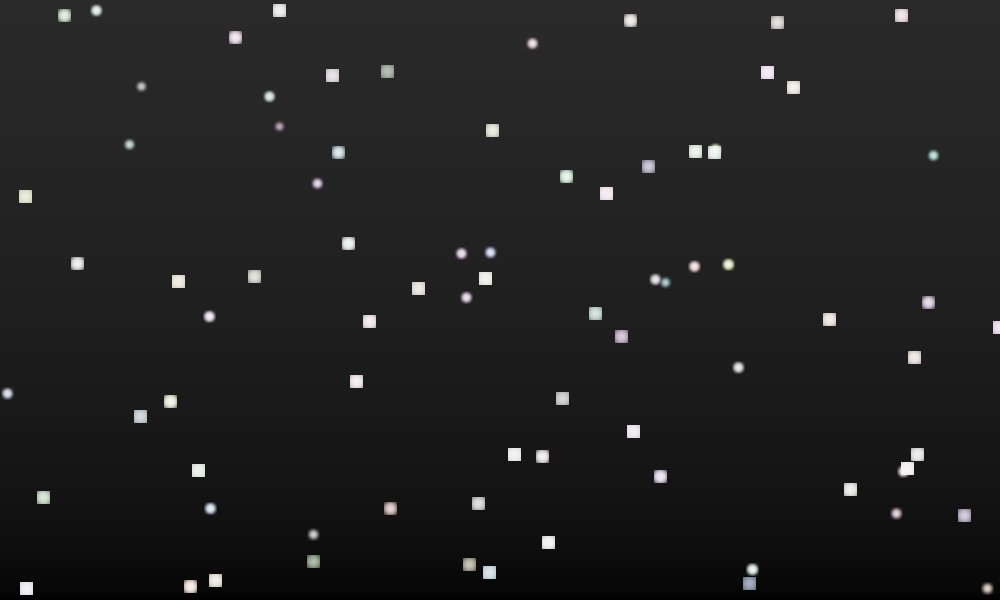
#> input picture COL783/A2/Submission Files/Testcases/Q2_SYNTH.png, 1000 x 600 px, found by its file name
$ python q2.py
#> lines starting #> are read from the running program, lines starting #| are printed output that depends on the picture; after the words box and inside, x2 and y2 are one past the last pixel; in counts of white or black regions, pixels touching at a corner belong together; long printed decimals are rounded
import os
import cv2
import numpy as np
import matplotlib.pyplot as plt
import time
import math
from typing import List
import argparse

def ensure_dir(p: str):
    os.makedirs(p, exist_ok=True)

def save_gray(path: str, arr: np.ndarray):
    a = np.clip(arr, 0.0, None)
    if a.max() > 1e-12:
        a = a / (a.max())
    a8 = (255.0 * a).astype(np.uint8)
    cv2.imwrite(path, a8)

def save_rgb(path: str, arr: np.ndarray):
    a = np.clip(arr, 0.0, 1.0)
    a8 = (255.0 * a).astype(np.uint8)
    cv2.imwrite(path, cv2.cvtColor(a8, cv2.COLOR_RGB2BGR))

def make_star_psf(size: int = 200, num_spikes: int = 5, outer_r: int = 70, inner_r: int = 30) -> np.ndarray:
#> called with size = 200, num_spikes = 5, outer_r = 70, inner_r = 30
    canvas = np.zeros((size, size), dtype=np.uint8)
    cx, cy = size // 2, size // 2
    angles = np.linspace(0, 2 * math.pi, num_spikes * 2, endpoint=False)
    radii = np.empty_like(angles)
    radii[::2] = outer_r
    radii[1::2] = inner_r
    pts = np.stack([
        cx + (radii * np.cos(angles)),
        cy + (radii * np.sin(angles))
    ], axis=1).astype(np.int32)
    cv2.fillPoly(canvas, [pts], 255)
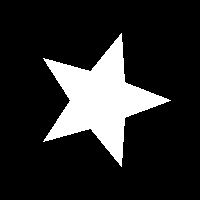
#> canvas: shape (200, 200); 16% white; 1 white region, box (x1, y1, x2, y2) and area: (43, 33, 171, 167) 6397
    h = canvas.astype(np.float32) / 255.0
    if h.sum() > 0:
        h = h / h.sum()
    return h.astype(np.float32)

def resize_and_normalize_psfs(h: np.ndarray, sizes: List[int]) -> List[np.ndarray]:
    out = []
    for s in sizes:
        resized = cv2.resize(h, (s, s), interpolation=cv2.INTER_AREA)
        if resized.sum() == 0:
            psf = resized.astype(np.float32)
        else:
            psf = (resized / resized.sum()).astype(np.float32)
        out.append(psf)
    return out

def gamma_correction(img: np.ndarray, gamma: float) -> np.ndarray:
    return np.power(img, gamma)

def mirror_pad_2d(img: np.ndarray, pad_h: int, pad_w: int) -> np.ndarray:
    return np.pad(img, ((pad_h, pad_h), (pad_w, pad_w)), mode='reflect')

# Spatial convolution using cv2.filter2D but fliping the kernel for convolution semantics
def spatial_blur_channel(img: np.ndarray, psf: np.ndarray, borderType=cv2.BORDER_REFLECT) -> np.ndarray:
    psf_conv = np.flipud(np.fliplr(psf)).astype(np.float32)
    out = cv2.filter2D(img.astype(np.float32), -1, psf_conv, borderType=borderType)
    out = np.clip(out, 0.0, None)
    out = np.nan_to_num(out, nan=0.0, posinf=1.0, neginf=0.0)
    return out

def spatial_blur_color(img_rgb: np.ndarray, psf: np.ndarray, gamma: float = 2.2) -> np.ndarray:
    img_lin = gamma_correction(img_rgb, 1.0 / gamma)
    out = np.zeros_like(img_lin)
    for c in range(3):
        out[..., c] = spatial_blur_channel(img_lin[..., c], psf)
    out = np.clip(out, 0.0, None)
    out = np.nan_to_num(out, nan=0.0, posinf=1.0, neginf=0.0)
    out = gamma_correction(out, gamma)
    out = np.clip(out, 0.0, 1.0)
    return out

def frequency_blur_channel(img: np.ndarray, psf: np.ndarray) -> np.ndarray:
    h, w = img.shape
    ph, pw = psf.shape
    pad_h = ph // 2
    pad_w = pw // 2
    img_padded = mirror_pad_2d(img, pad_h, pad_w)
    padded_h, padded_w = img_padded.shape
    H_pad = np.zeros((padded_h, padded_w), dtype=np.float32)
    cy = (padded_h - ph) // 2
    cx = (padded_w - pw) // 2
    H_pad[cy:cy + ph, cx:cx + pw] = psf.astype(np.float32)
    H_for_fft = np.fft.ifftshift(H_pad)
    F = np.fft.fft2(img_padded)
    H = np.fft.fft2(H_for_fft)
    G = F * H
    g_padded = np.fft.ifft2(G).real
    g = g_padded[pad_h:pad_h + h, pad_w:pad_w + w]
    g = np.real(g).astype(np.float32)
    g = np.clip(g, 0.0, None)
    g = np.nan_to_num(g, nan=0.0, posinf=1.0, neginf=0.0)
    return g

def frequency_blur_color(img_rgb: np.ndarray, psf: np.ndarray, gamma: float = 2.2, show_intermediate: bool = False) -> np.ndarray:
    img_lin = gamma_correction(img_rgb, 1.0 / gamma)
    out = np.zeros_like(img_lin)
    for c in range(3):
        out[..., c] = frequency_blur_channel(img_lin[..., c], psf)
    out = np.clip(out, 0.0, None)
    out = np.nan_to_num(out, nan=0.0, posinf=1.0, neginf=0.0)
    out = gamma_correction(out, gamma)
    out = np.clip(out, 0.0, 1.0)

    if show_intermediate:
        img_chan = img_lin[..., 0]
        ph, pw = psf.shape
        pad_h, pad_w = ph // 2, pw // 2
        img_padded = mirror_pad_2d(img_chan, pad_h, pad_w)
        padded_h, padded_w = img_padded.shape
        H_pad = np.zeros((padded_h, padded_w), dtype=np.float32)
        cy = (padded_h - ph) // 2
        cx = (padded_w - pw) // 2
        H_pad[cy:cy + ph, cx:cx + pw] = psf
        H_for_fft = np.fft.ifftshift(H_pad)
        F = np.fft.fft2(img_padded)
        H = np.fft.fft2(H_for_fft)
        G = F * H
        g_padded = np.fft.ifft2(G).real
        g = g_padded[pad_h:pad_h + img_chan.shape[0], pad_w:pad_w + img_chan.shape[1]]

        plt.figure(figsize=(15, 8))
        plt.subplot(2, 4, 1); plt.imshow(img_chan, cmap='gray'); plt.title('f: Original (chan 0)'); plt.axis('off')
        plt.subplot(2, 4, 2); plt.imshow(np.log1p(np.abs(np.fft.fftshift(F))), cmap='gray'); plt.title('|F|'); plt.axis('off')
        plt.subplot(2, 4, 3); plt.imshow(np.log1p(np.abs(np.fft.fftshift(H))), cmap='gray'); plt.title('H (fftshift)'); plt.axis('off')
        plt.subplot(2, 4, 4); plt.imshow(np.log1p(np.abs(np.fft.fftshift(G))), cmap='gray'); plt.title('G=F*H'); plt.axis('off')
        plt.subplot(2, 4, 5); plt.imshow(np.clip(g, 0.0, None), cmap='gray'); plt.title('g: After IDFT (clipped)'); plt.axis('off')
        plt.subplot(2, 4, 6); plt.imshow(img_padded, cmap='gray'); plt.title('Padded Input'); plt.axis('off')
        plt.subplot(2, 4, 7); plt.imshow(H_pad, cmap='gray'); plt.title('Positioned PSF'); plt.axis('off')
        plt.tight_layout()
        ensure_dir('./Q2_Outputs/PartC')
        plt.savefig('./Q2_Outputs/PartC/frequency_intermediates.png', bbox_inches='tight')
        plt.show()
        plt.close()
    return out

if __name__ == '__main__':
    parser = argparse.ArgumentParser(description='Q2')
    parser.add_argument(
        '--photo_path',
        type=str,
        default='../Testcases/Q2_SYNTH.png', # Use the original path as the default
        help='Path to the real photograph image'
    )
    args = parser.parse_args()
    OUT_ROOT = './Q2_Outputs'
    PART_A = os.path.join(OUT_ROOT, 'PartA')
    PART_B = os.path.join(OUT_ROOT, 'PartB')
    PART_C = os.path.join(OUT_ROOT, 'PartC')
    PART_D = os.path.join(OUT_ROOT, 'PartD')
    ensure_dir(OUT_ROOT)
    ensure_dir(PART_A)
    ensure_dir(PART_B)
    ensure_dir(PART_C)
    ensure_dir(PART_D)

    # --- Part A ---
    print('====Part-A Processing...=====')
    base_star = make_star_psf(size=200, num_spikes=5, outer_r=70, inner_r=30)
    sizes = [150, 80, 40, 20, 10]
    psfs = resize_and_normalize_psfs(base_star, sizes)

    fig, axes = plt.subplots(1, len(psfs), figsize=(15, 3))
    for i, psf in enumerate(psfs):
        axes[i].imshow(psf, cmap='gray')
        axes[i].set_title(f'PSF {psf.shape[0]}x{psf.shape[1]}')
        axes[i].axis('off')
        save_gray(os.path.join(PART_A, f'psf_{psf.shape[0]}x{psf.shape[1]}.png'), psf)
    plt.tight_layout()
    plt.savefig(os.path.join(PART_A, 'psf_grid.png'), bbox_inches='tight')
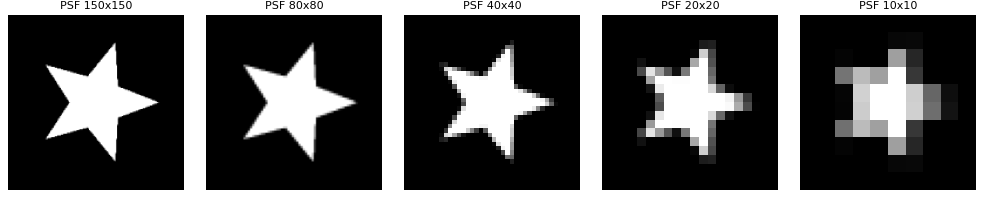
#> figure drawn by matplotlib, 5 panels
    plt.show()
    plt.close()

    # --- Part B ---
    print('====Part-B Processing...=====')
    impulse_img = np.zeros((300, 300), dtype=np.float32)
    impulses = [(75, 75), (150, 200), (220, 100)]
    for (y, x) in impulses:
        impulse_img[y, x] = 1.0
    save_gray(os.path.join(PART_B, 'impulse_original.png'), impulse_img)

    psf_small = psfs[0]
    spatial_impulse = spatial_blur_channel(impulse_img, psf_small)
#> impulse_img: shape (300, 300) float32; values 0 (black) and 1 (white), 0% white in thin lines or dots, all inside (x1, y1, x2, y2) = (75, 75, 201, 221)
    save_gray(os.path.join(PART_B, 'impulse_spatial_blur.png'), spatial_impulse)

    plt.figure(figsize=(8, 4))
    plt.subplot(1, 2, 1); plt.imshow(impulse_img, cmap='gray'); plt.title('Impulse Image'); plt.axis('off')
    plt.subplot(1, 2, 2); plt.imshow(spatial_impulse, cmap='gray'); plt.title('Spatial Blur'); plt.axis('off')
    plt.tight_layout()
    plt.savefig(os.path.join(PART_B, 'impulse_spatial_vs_original.png'), bbox_inches='tight')
    plt.show()
    plt.close()

    # Real photograph
    PHOTO_PATH = args.photo_path
    photo = cv2.imread(PHOTO_PATH, cv2.IMREAD_COLOR)
#> photo is the input picture: shape (600, 1000, 3); mean B, G, R 32.2, 32.2, 32.2
    photo = cv2.cvtColor(photo, cv2.COLOR_BGR2RGB).astype(np.float32) / 255.0
    h0, w0 = photo.shape[:2]
#> h0 = 600; w0 = 1000
    if (h0 < 900) or (w0 < 1500):
        # target 1000 x 2000 (height x width) but recall cv2.resize args are (width,height)
        photo = cv2.resize(photo, (2000, 1000), interpolation=cv2.INTER_AREA)
#> photo: shape (1000, 2000, 3) float32
    save_rgb(os.path.join(PART_B, 'photo_original.png'), photo)

    spatial_photo = spatial_blur_color(photo, psf_small, gamma=2.2)
#> the loop in spatial_blur_color, `for c in range(3):` made 3 passes
#> pass 1, in spatial_blur_channel (call 2), `out = cv2.filter2D(img.astype(np.float32), -1, psf_conv, borderType=bo..`:
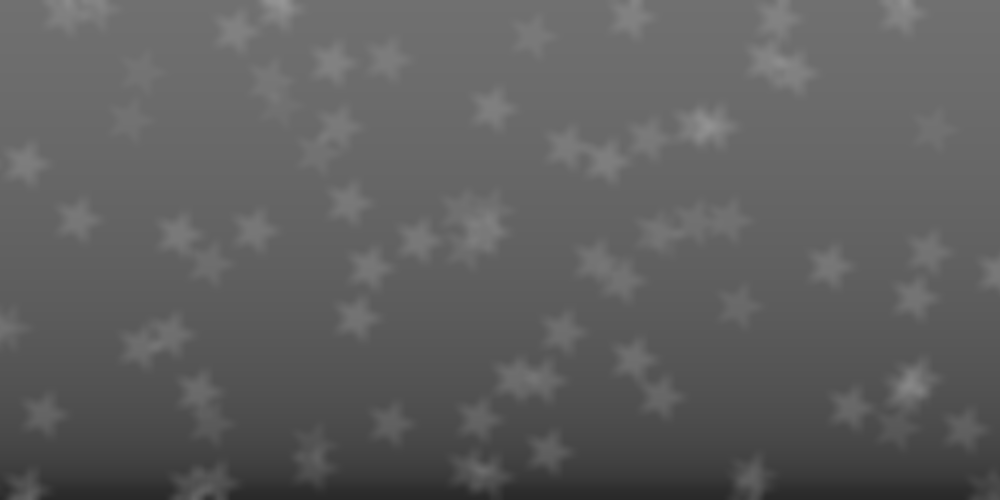
#> out: shape (1000, 2000) float32 (shown at 1/2 size); min 0.164, max 0.591, mean 0.376
#> call 2 of gamma_correction, with gamma = 2.2
#> in gamma_correction (call 2), `return np.power(img, gamma)`:
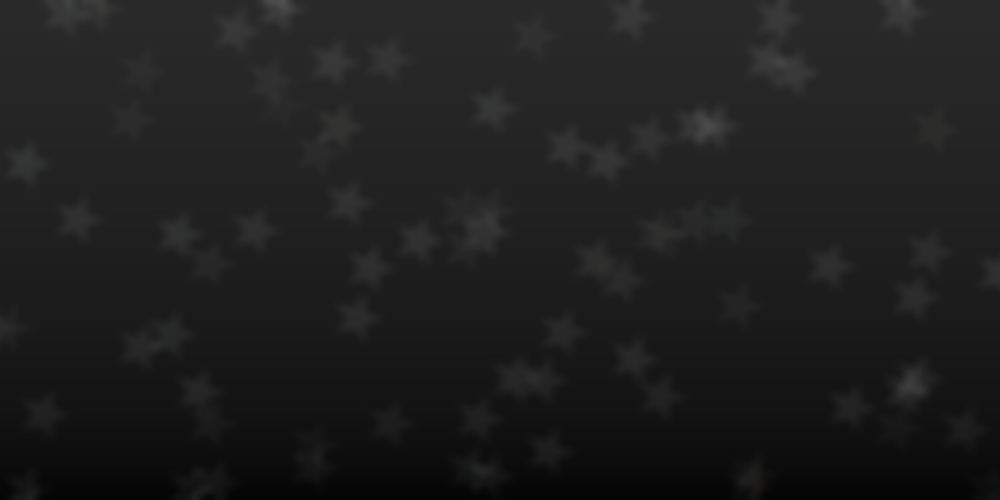
#> returned value: shape (1000, 2000, 3) float32 (shown at 1/2 size); mean of channels 0, 1, 2 0.121, 0.121, 0.121; drawn as B, G, R
    save_rgb(os.path.join(PART_B, 'photo_spatial_blur.png'), spatial_photo)

    plt.figure(figsize=(12, 6))
    plt.subplot(1, 2, 1); plt.imshow(photo); plt.title('Original Photo'); plt.axis('off')
    plt.subplot(1, 2, 2); plt.imshow(spatial_photo); plt.title('Spatial Blur'); plt.axis('off')
    plt.tight_layout()
    plt.savefig(os.path.join(PART_B, 'photo_spatial_vs_original.png'), bbox_inches='tight')
#> figure, not shown here; B, G, R data is drawn as R, G, B
    plt.show()
    plt.close()

    # --- Part C ---
    print('====Part-C Processing...=====')
    freq_impulse = frequency_blur_channel(impulse_img, psf_small)
#> in frequency_blur_channel, `F = np.fft.fft2(img_padded)`: img_padded: shape (450, 450) float32; values 0 (black) and 1 (white), 0% white in thin lines or dots, all inside (x1, y1, x2, y2) = (0, 0, 276, 296)
    save_gray(os.path.join(PART_C, 'impulse_frequency_blur.png'), freq_impulse)

    plt.figure(figsize=(10, 4))
    plt.subplot(1, 3, 1); plt.imshow(impulse_img, cmap='gray'); plt.title('Impulse'); plt.axis('off')
    plt.subplot(1, 3, 2); plt.imshow(spatial_impulse, cmap='gray'); plt.title('Spatial (conv)'); plt.axis('off')
    plt.subplot(1, 3, 3); plt.imshow(freq_impulse, cmap='gray'); plt.title('Frequency'); plt.axis('off')
    plt.tight_layout()
    plt.savefig(os.path.join(PART_C, 'impulse_spatial_vs_frequency.png'), bbox_inches='tight')
    plt.show()
    plt.close()

    freq_photo = frequency_blur_color(photo, psf_small, gamma=2.2, show_intermediate=True)
#> the loop in frequency_blur_color, `for c in range(3):` made 3 passes
#> pass 1, in frequency_blur_channel (call 2), `H_for_fft = np.fft.ifftshift(H_pad)`:
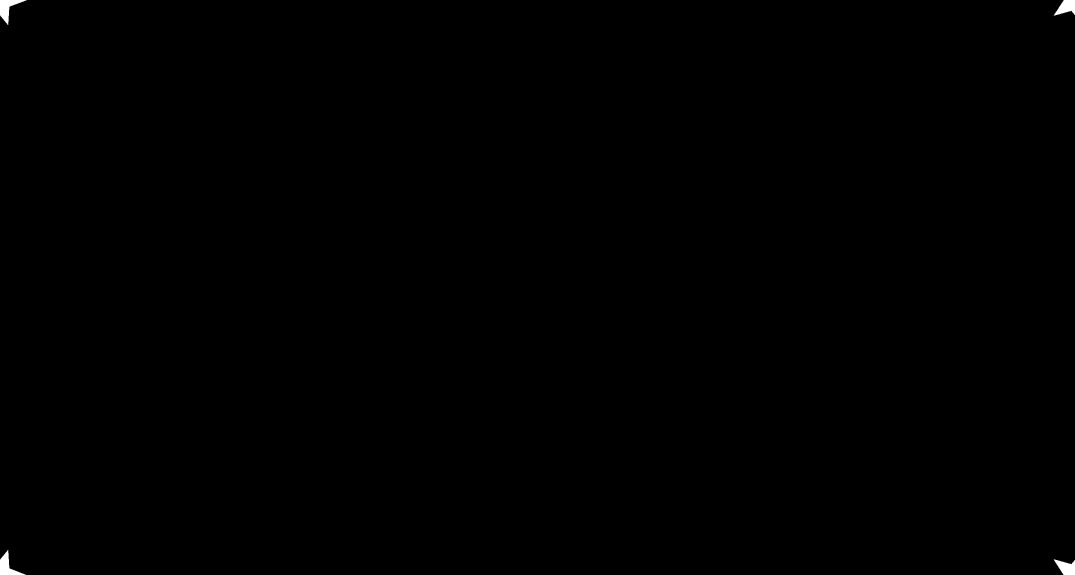
#> H_for_fft: shape (1150, 2150) float32 (shown at 1/2 size); min 0, max 0.000278, mean 4.04e-07; drawn with min black and max white
#> pass 1, in frequency_blur_channel (call 2), `g_padded = np.fft.ifft2(G).real`:
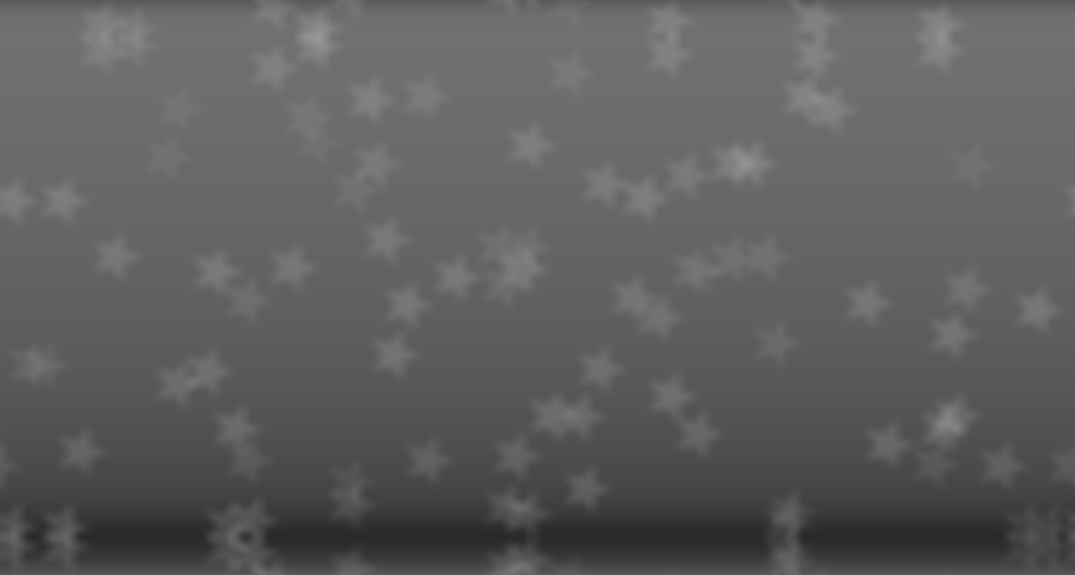
#> g_padded: shape (1150, 2150) float64 (shown at 1/2 size); min 0.168, max 0.592, mean 0.371
#> in frequency_blur_color, `plt.savefig('./Q2_Outputs/PartC/frequency_intermediates.png', bbox_inc..`:
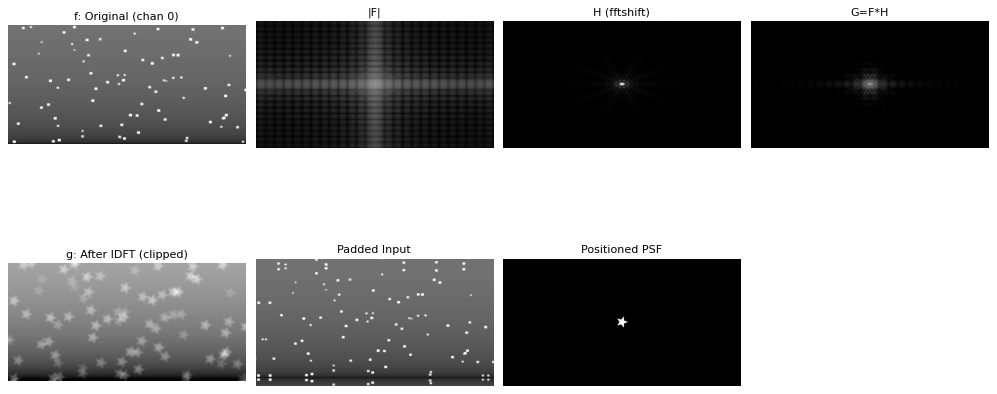
#> figure drawn by matplotlib, 7 panels
    save_rgb(os.path.join(PART_C, 'photo_frequency_blur.png'), freq_photo)

    plt.figure(figsize=(12, 6))
    plt.subplot(1, 2, 1); plt.imshow(spatial_photo); plt.title('Spatial Domain Blur'); plt.axis('off')
    plt.subplot(1, 2, 2); plt.imshow(freq_photo); plt.title('Frequency Domain Blur'); plt.axis('off')
    plt.tight_layout()
    plt.savefig(os.path.join(PART_C, 'photo_spatial_vs_frequency.png'), bbox_inches='tight')
#> figure, not shown here; B, G, R data is drawn as R, G, B
    plt.show()
    plt.close()

    # just doing linear-domain diff for diagnostic purposes
    img_lin = gamma_correction(photo, 1.0 / 2.2)
    spatial_no_gamma = np.zeros_like(img_lin)
    freq_no_gamma = np.zeros_like(img_lin)
    for c in range(3):
        spatial_no_gamma[..., c] = spatial_blur_channel(img_lin[..., c], psf_small)
        freq_no_gamma[..., c] = frequency_blur_channel(img_lin[..., c], psf_small)
    diff_no_gamma = np.abs(spatial_no_gamma - freq_no_gamma)
    diff_max = np.max(diff_no_gamma, axis=2)
    save_gray(os.path.join(PART_C, 'photo_linear_diff_max.png'), diff_max)
    print('Photo (linear) - max abs diff:', diff_no_gamma.max(), 'mean:', diff_no_gamma.mean())
#| Photo (linear) - max abs diff: 0.01943 mean: 0.0008057

    # --- Part D: Timing ---
    print('====Part-D Processing...=====')
    _ = spatial_blur_channel(impulse_img, psf_small)
    _ = frequency_blur_channel(impulse_img, psf_small)

    spatial_times = []
    freq_times = []
    kernel_sizes = [psf.shape[0] for psf in psfs]
#> kernel_sizes = [150, 80, 40, 20, 10]

    for psf in psfs:
        t0 = time.time()
        _ = spatial_blur_channel(impulse_img, psf)
        spatial_times.append(time.time() - t0)

        t0 = time.time()
        _ = frequency_blur_channel(impulse_img, psf)
        freq_times.append(time.time() - t0)
#> after the loop, freq_times = [0.00936, 0.01, 0.00656, 0.00491, 0.006]

    plt.figure(figsize=(8, 6))
    plt.loglog(kernel_sizes, spatial_times, 'o-', label='Spatial Domain (conv)')
    plt.loglog(kernel_sizes, freq_times, 's-', label='Frequency Domain (FFT)')
    plt.xlabel('Kernel Size max(m,n)')
    plt.ylabel('Compute Time T(r) [s]')
    plt.title('Compute Time vs Kernel Size (Log-Log)')
    plt.grid(True, which='both', ls='--')
    plt.legend()
    plt.tight_layout()
    plt.savefig(os.path.join(PART_D, 'timing_loglog.png'), bbox_inches='tight')
    plt.show()
    plt.close()

    np.save(os.path.join(PART_D, 'spatial_times.npy'), np.array(spatial_times))
    np.save(os.path.join(PART_D, 'freq_times.npy'), np.array(freq_times))

    print('All outputs saved under', OUT_ROOT)
